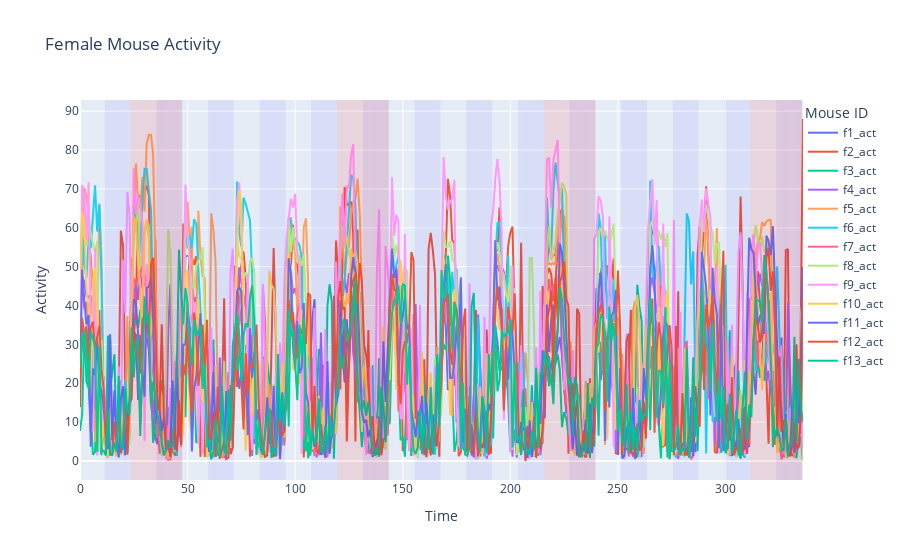

This figure's notebook cell:
### Code cell
fig = go.Figure()

# Add each mouse's data as a separate line
for column in df_female.iloc[:,1:-17].columns:
    fig.add_trace(go.Scatter(x=df_female['time'], 
                            y=df_female[column],
                            name=column))

# Add rectangles for night and estrus periods
night_color = 'rgba(0, 0, 255, 0.3)'  # Blue for night
estrus_color = 'rgba(255, 0, 0, 0.5)' # Red for estrus

# Iterate through each row of the DataFrame
for i, row in df_female.iterrows():
    if row['is_night']:
        fig.add_shape(
            type="rect",
            x0=row['time'] - 0.5,
            x1=row['time'] + 0.5,
            y0=0,
            y1=1,
            fillcolor=night_color,
            opacity=0.2,
            line_width=0,
            xref='x',
            yref='y domain'
        )
    if row['is_estrus']:
        fig.add_shape(
            type="rect",
            x0=row['time'] - 0.5,
            x1=row['time'] + 0.5,
            y0=0,
            y1=1,
            fillcolor=estrus_color,
            opacity=0.2,
            line_width=0,
            xref='x',
            yref='y domain'
        )

# Update layout
fig.update_layout(
    title='Female Mouse Activity',
    xaxis_title='Time',
    yaxis_title='Activity',
    legend_title='Mouse ID',
    legend=dict(
        yanchor="top",
        y=1,
        xanchor="left",
        x=1
    )
)

fig.show()
